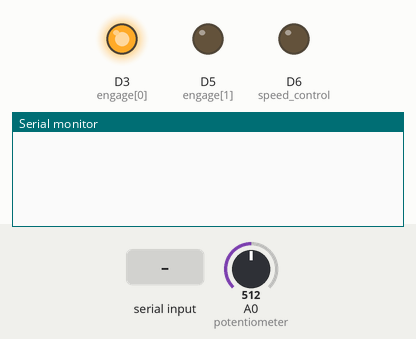
A sketch run on a simulated Arduino Zero (SAMD21). Shown: output pins drawn as LEDs (lit = HIGH), the last lines printed to the serial monitor. The test bench sets the inputs (shaded band); at power-on: A0 (potentiometer) = 512.

Above: at 2.0 s.
2.1 s: ":" received over Serial
At 3.3 s:
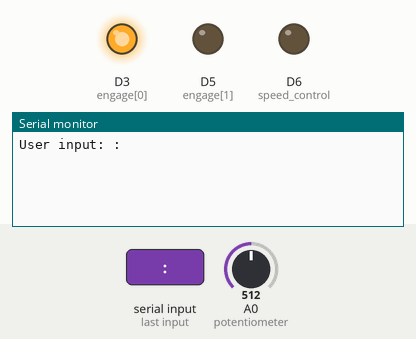
3.6 s: "B" received over Serial
At 4.6 s:
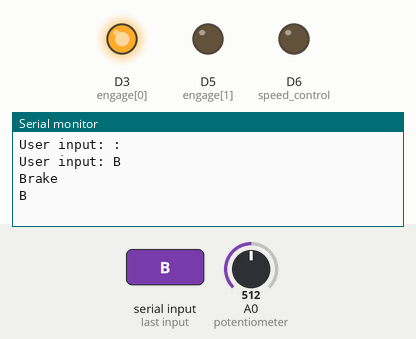
5.1 s: "1" received over Serial
At 5.8 s:
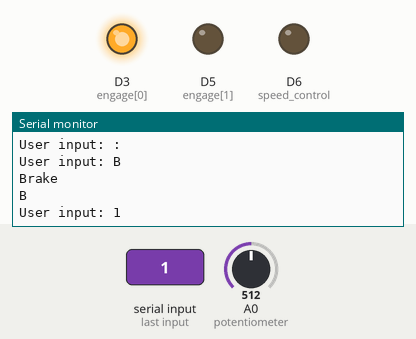

The sketch:

brake_control.ino
```cpp
/*********************************************************************************************************************/
/* Author: James C. Holland
/* Date: 10/26/2020
/* Note: Adapted from code written by Bruce Hicks during the July 2020 AGCP effort at Florida Polytechnic University.
/*
/* Purpose: The microcontroller applies or releases braking force based on the received input.
/*
/* inputs: '0' or '1'
/* Outputs: Apply brakes or Release brakes
/*********************************************************************************************************************/
///////
//
// CAN-Bus Preamble
//
///////

#include <mcp_can.h>
#include <SPI.h>

/*SAMD core*/
#ifdef ARDUINO_SAMD_VARIANT_COMPLIANCE
    #define SERIAL SerialUSB
#else
    #define SERIAL Serial
#endif

// the cs pin of the version after v1.1 is default to D9
// v0.9b and v1.0 is default D10
const int SPI_CS_PIN = 9;

unsigned char len = 0;
unsigned char input[8] = {0, 0, 0, 0, 0, 0, 0, 0};
unsigned char broadcast[8] = {0, 0, 0, 0, 0, 0, 0, 0};
int msg=0;

MCP_CAN CAN(SPI_CS_PIN);                                    // Set CS pin


////////
//
// Brake Variables
//
////////

int engage[2] = {3,5}; // pin combination for engaging the brake --> IN1 HIGH, IN2 LOW
int disengage[2] = {3,5}; // pin combination for disengaging the brake --> IN1 LOW, IN2 LOW
int speed_control = 6; // control speed of actuator with speed_signal from D6
int speed_signal = 0; // 0-255, control speed of actuator/braking

int potentiometer = A0; // for feedback
int maxAnalogReading; // max val of pot
int minAnalogReading; // min val of pot
bool limit = false; // limit reached?

String user_input = ""; // --> [ 'B:', 'braking_percentage %', 'braking_speed %' ]
int braking_dir = 0; // 1 --> engage; 0 --> disengage
int braking_percentage = 0; // desired braking amount
int braking_speed = 0; // speed of actuator motion


void setup(){
    // CAN-BUS Setup
    SERIAL.begin(115200);
//
//    while (CAN_OK != CAN.begin(CAN_500KBPS)) {            // init can bus : baudrate = 500k
//        SERIAL.println("CAN BUS Shield init fail");
//        SERIAL.println("Init CAN BUS Shield again");
//        delay(100);
//    }
//    SERIAL.println("CAN BUS Shield init ok!");

    pinMode(engage[0],OUTPUT);
    pinMode(engage[1],OUTPUT);
    pinMode(disengage[0],OUTPUT);
    pinMode(disengage[1],OUTPUT);
    pinMode(speed_control,OUTPUT);
    pinMode(potentiometer, INPUT);

    // find limits of potentiometer
    maxAnalogReading = moveToLimit(1);
    minAnalogReading = moveToLimit(-1);
}

unsigned char old_broadcast[8];

void loop(){

    // handle receiving inputs
    if (CAN_MSGAVAIL == CAN.checkReceive()) {         // check if data coming
      if (CAN.getCanId() == 9) {         // if the message is from the gear selector ...
        CAN.readMsgBuf(&len, input); // read can message to update direction

        // parse CAN message into inputs
        braking_dir = input[0]+input[1];
        braking_percentage = (input[2]+input[3]+input[4]);//.toInt();
        braking_speed = input[5]+input[6]+input[7];
      }
    }

    while (Serial.available() > 0){
        char c = Serial.read();
        user_input += c;
        delay(5);
    }

    if(user_input != ""){
        Serial.print("User input: ");
        Serial.println(user_input);
    }

    if(user_input.substring(0,user_input.indexOf(":")) == "B")
    {
        Serial.println("Brake");
        user_input.remove(0,(user_input.indexOf(":")+1));
        Serial.println(user_input);


    }

    user_input = "";
}


 ////////////////////
// Helper functions //
 ////////////////////

// for calibrating linear actuator
int moveToLimit(int Direction){
  int prevReading=0;
  int currReading=0;
  do{
    prevReading = currReading;

    if(Direction ==1){
        digitalWrite(speed_control,speed_signal);
        digitalWrite(engage[0],HIGH);
        digitalWrite(engage[1],LOW);
    }
    else if(Direction == -1){
        digitalWrite(speed_control,speed_signal);
        digitalWrite(disengage[0],HIGH);
        digitalWrite(disengage[1],LOW);
    }

    delay(200); //keep moving until analog reading remains the same for 200ms
    currReading = analogRead(potentiometer);
  }while(prevReading != currReading);
  return currReading;
}

// translating inputs into actions
void input_handler(int braking_dir, int braking_percentage, int braking_speed){
  // inputs:
  // "braking_dir"        --> integer val acting as bool; 1 for engage and 0 for disengage
  // "braking_percentage" --> integer val 0-100
  // "braking_speed"      --> integer val 0-100

  speed_signal = map(braking_speed,0,100,40,255); // translate desired speed rate to speed_signal signal

  // Apply brakes
  if(braking_percentage >= 1)
  {
  delay(500);
  Serial.println("engage");

      // while the limit hasn't been reached
      while(limit == false){
        digitalWrite(speed_control,speed_signal); // set braking speed

        // engage brakes
        digitalWrite(engage[0],HIGH);
        digitalWrite(engage[1],LOW);

        // break from loop if limits have been reached OR if desired braking percentage reached
        if(((A0 >= maxAnalogReading)or(A0 <= minAnalogReading))or((A0/(maxAnalogReading-minAnalogReading)) == braking_percentage)){ break;}
      }
  }

  // Release brakes
  else
  {
      delay(500);
      Serial.println("disengage");

      while(limit == false){
        digitalWrite(speed_control,speed_signal);
        digitalWrite(disengage[0],HIGH);
        digitalWrite(disengage[1],LOW);

      // break from loop if limits have been reached OR if desired braking percentage reached
      if(((A0 >= maxAnalogReading)or(A0 <= minAnalogReading))or((A0/(maxAnalogReading-minAnalogReading)) == braking_percentage)){ break;};}
  }

  // power down
  digitalWrite(speed_control,0);
  digitalWrite(engage[0],LOW);
  digitalWrite(engage[1],LOW);
  digitalWrite(disengage[0],LOW);
  digitalWrite(disengage[1],LOW);
}
```

Measured:
- after the input at 2.1 s, the serial monitor: prints a new line at once (image 1)
- after the input at 3.6 s, the serial monitor: prints a new line at once (image 2)
- after the input at 5.1 s, the serial monitor: prints a new line at once (image 3)
